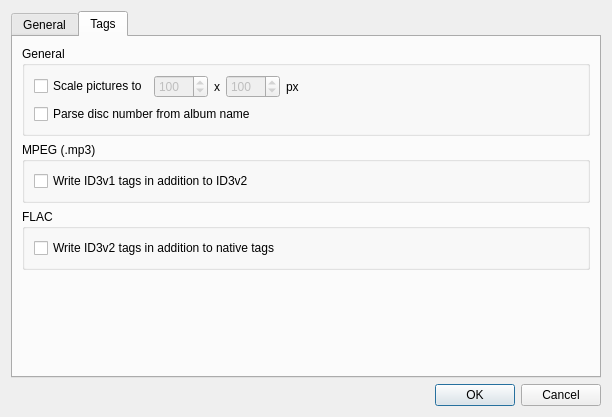
<?xml version="1.0" encoding="UTF-8"?>
<ui version="4.0">
 <class>SettingsDialog</class>
 <widget class="QDialog" name="SettingsDialog">
  <property name="geometry">
   <rect>
    <x>0</x>
    <y>0</y>
    <width>612</width>
    <height>417</height>
   </rect>
  </property>
  <property name="windowTitle">
   <string>Settings</string>
  </property>
  <layout class="QVBoxLayout" name="verticalLayout">
   <item>
    <widget class="QTabWidget" name="tabWidget">
     <property name="currentIndex">
      <number>1</number>
     </property>
     <widget class="QWidget" name="tab">
      <attribute name="title">
       <string>General</string>
      </attribute>
      <layout class="QVBoxLayout" name="verticalLayout_4">
       <item>
        <widget class="QGroupBox" name="groupBox">
         <property name="title">
          <string>Home Directory</string>
         </property>
         <layout class="QHBoxLayout" name="horizontalLayout">
          <item>
           <widget class="QLineEdit" name="conf_DefaultLocation"/>
          </item>
          <item>
           <widget class="QToolButton" name="buttonSelectHome">
            <property name="text">
             <string>Select directory</string>
            </property>
            <property name="icon">
             <iconset theme="document-open">
              <normaloff/>
             </iconset>
            </property>
           </widget>
          </item>
         </layout>
        </widget>
       </item>
       <item>
        <widget class="QGroupBox" name="groupBox_2">
         <property name="title">
          <string>Behaviour</string>
         </property>
         <layout class="QVBoxLayout" name="verticalLayout_3">
          <item>
           <widget class="QCheckBox" name="conf_SafeFilenames">
            <property name="text">
             <string>Use safe filenames for portability</string>
            </property>
           </widget>
          </item>
          <item>
           <widget class="QCheckBox" name="conf_DeleteEmptyDirs">
            <property name="text">
             <string>Remove empty directories after renaming files</string>
            </property>
           </widget>
          </item>
         </layout>
        </widget>
       </item>
       <item>
        <spacer name="verticalSpacer">
         <property name="orientation">
          <enum>Qt::Vertical</enum>
         </property>
         <property name="sizeHint" stdset="0">
          <size>
           <width>20</width>
           <height>178</height>
          </size>
         </property>
        </spacer>
       </item>
      </layout>
     </widget>
     <widget class="QWidget" name="tab_2">
      <attribute name="title">
       <string>Tags</string>
      </attribute>
      <layout class="QVBoxLayout" name="verticalLayout_7">
       <item>
        <widget class="QGroupBox" name="groupBox_5">
         <property name="title">
          <string>General</string>
         </property>
         <layout class="QVBoxLayout" name="verticalLayout_6">
          <item>
           <layout class="QHBoxLayout" name="horizontalLayout_10">
            <item>
             <widget class="QCheckBox" name="prefScaleCovers">
              <property name="text">
               <string>Scale pictures to</string>
              </property>
             </widget>
            </item>
            <item>
             <widget class="QSpinBox" name="prefScaleWidth">
              <property name="enabled">
               <bool>false</bool>
              </property>
              <property name="minimum">
               <number>50</number>
              </property>
              <property name="maximum">
               <number>1000</number>
              </property>
              <property name="singleStep">
               <number>10</number>
              </property>
              <property name="value">
               <number>100</number>
              </property>
             </widget>
            </item>
            <item>
             <widget class="QLabel" name="label_10">
              <property name="text">
               <string>x</string>
              </property>
             </widget>
            </item>
            <item>
             <widget class="QSpinBox" name="prefScaleHeight">
              <property name="enabled">
               <bool>false</bool>
              </property>
              <property name="frame">
               <bool>true</bool>
              </property>
              <property name="minimum">
               <number>50</number>
              </property>
              <property name="maximum">
               <number>1000</number>
              </property>
              <property name="singleStep">
               <number>10</number>
              </property>
              <property name="value">
               <number>100</number>
              </property>
             </widget>
            </item>
            <item>
             <widget class="QLabel" name="label_11">
              <property name="text">
               <string>px</string>
              </property>
             </widget>
            </item>
            <item>
             <spacer name="horizontalSpacer_10">
              <property name="orientation">
               <enum>Qt::Horizontal</enum>
              </property>
              <property name="sizeHint" stdset="0">
               <size>
                <width>40</width>
                <height>20</height>
               </size>
              </property>
             </spacer>
            </item>
           </layout>
          </item>
          <item>
           <widget class="QCheckBox" name="checkBox_3">
            <property name="text">
             <string>Parse disc number from album name</string>
            </property>
           </widget>
          </item>
         </layout>
        </widget>
       </item>
       <item>
        <widget class="QGroupBox" name="groupBox_3">
         <property name="title">
          <string>MPEG (.mp3)</string>
         </property>
         <layout class="QVBoxLayout" name="verticalLayout_2">
          <item>
           <widget class="QCheckBox" name="checkBox">
            <property name="text">
             <string>Write ID3v1 tags in addition to ID3v2</string>
            </property>
           </widget>
          </item>
         </layout>
        </widget>
       </item>
       <item>
        <widget class="QGroupBox" name="groupBox_4">
         <property name="title">
          <string>FLAC</string>
         </property>
         <layout class="QVBoxLayout" name="verticalLayout_5">
          <item>
           <widget class="QCheckBox" name="checkBox_2">
            <property name="text">
             <string>Write ID3v2 tags in addition to native tags</string>
            </property>
           </widget>
          </item>
         </layout>
        </widget>
       </item>
       <item>
        <spacer name="verticalSpacer_2">
         <property name="orientation">
          <enum>Qt::Vertical</enum>
         </property>
         <property name="sizeHint" stdset="0">
          <size>
           <width>20</width>
           <height>40</height>
          </size>
         </property>
        </spacer>
       </item>
      </layout>
     </widget>
    </widget>
   </item>
   <item>
    <widget class="QDialogButtonBox" name="buttonBox">
     <property name="orientation">
      <enum>Qt::Horizontal</enum>
     </property>
     <property name="standardButtons">
      <set>QDialogButtonBox::Cancel|QDialogButtonBox::Ok</set>
     </property>
    </widget>
   </item>
  </layout>
 </widget>
 <resources/>
 <connections>
  <connection>
   <sender>buttonBox</sender>
   <signal>accepted()</signal>
   <receiver>SettingsDialog</receiver>
   <slot>accept()</slot>
   <hints>
    <hint type="sourcelabel">
     <x>248</x>
     <y>254</y>
    </hint>
    <hint type="destinationlabel">
     <x>157</x>
     <y>274</y>
    </hint>
   </hints>
  </connection>
  <connection>
   <sender>buttonBox</sender>
   <signal>rejected()</signal>
   <receiver>SettingsDialog</receiver>
   <slot>reject()</slot>
   <hints>
    <hint type="sourcelabel">
     <x>316</x>
     <y>260</y>
    </hint>
    <hint type="destinationlabel">
     <x>286</x>
     <y>274</y>
    </hint>
   </hints>
  </connection>
  <connection>
   <sender>buttonSelectHome</sender>
   <signal>clicked()</signal>
   <receiver>SettingsDialog</receiver>
   <slot>selectHomeDirectory()</slot>
   <hints>
    <hint type="sourcelabel">
     <x>567</x>
     <y>87</y>
    </hint>
    <hint type="destinationlabel">
     <x>305</x>
     <y>208</y>
    </hint>
   </hints>
  </connection>
 </connections>
 <slots>
  <slot>selectHomeDirectory()</slot>
 </slots>
</ui>
